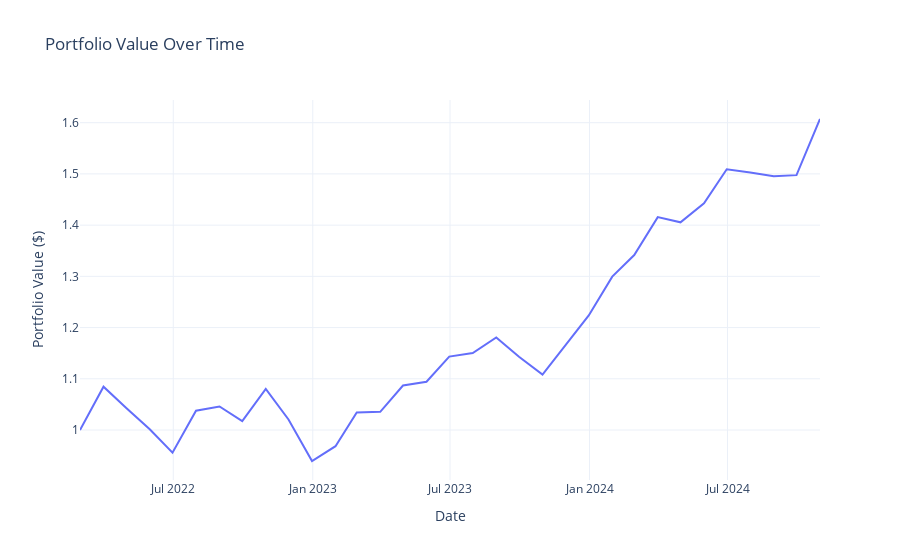
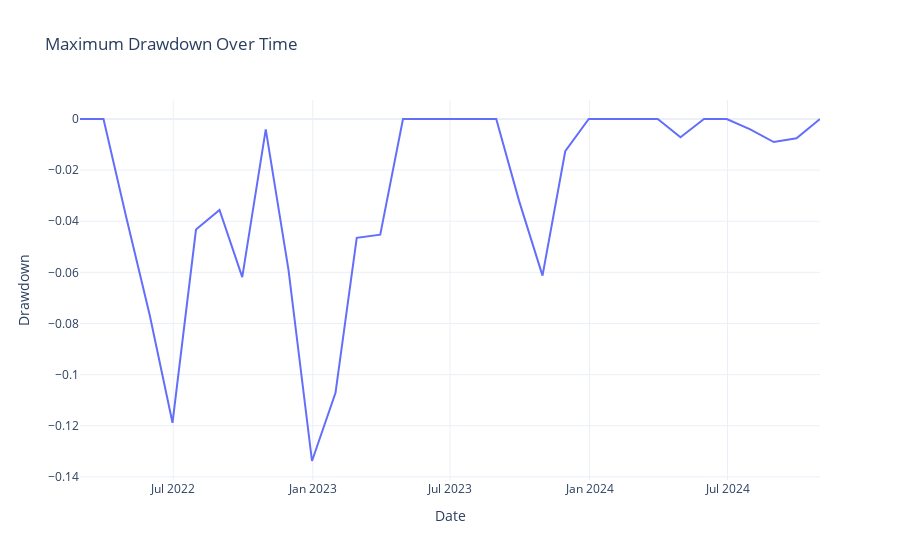

Notebook code cell kept with these figures, in order:
### Code cell
tickers = ["379800"]
weights = np.array([1])

portfolio_analysis(tickers, weights, start_date)
